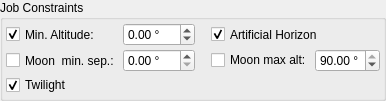
      <widget class="QGroupBox" name="contraintsGroup">
       <property name="sizePolicy">
        <sizepolicy hsizetype="Preferred" vsizetype="MinimumExpanding">
         <horstretch>0</horstretch>
         <verstretch>0</verstretch>
        </sizepolicy>
       </property>
       <property name="title">
        <string>Job Constraints</string>
       </property>
       <layout class="QGridLayout" name="gridLayout_3">
        <property name="leftMargin">
         <number>3</number>
        </property>
        <property name="topMargin">
         <number>3</number>
        </property>
        <property name="rightMargin">
         <number>3</number>
        </property>
        <property name="bottomMargin">
         <number>3</number>
        </property>
        <property name="spacing">
         <number>3</number>
        </property>
        <item row="0" column="0">
         <widget class="QCheckBox" name="schedulerAltitude">
          <property name="sizePolicy">
           <sizepolicy hsizetype="Preferred" vsizetype="Preferred">
            <horstretch>0</horstretch>
            <verstretch>0</verstretch>
           </sizepolicy>
          </property>
          <property name="toolTip">
           <string>The object's altitude must remain equal or higher than the given value.</string>
          </property>
          <property name="text">
           <string>Min. Altitude: </string>
          </property>
          <property name="checked">
           <bool>true</bool>
          </property>
          <attribute name="buttonGroup">
           <string notr="true">constraintButtonGroup</string>
          </attribute>
         </widget>
        </item>
        <item row="0" column="1">
         <widget class="QDoubleSpinBox" name="schedulerAltitudeValue">
          <property name="sizePolicy">
           <sizepolicy hsizetype="Preferred" vsizetype="Preferred">
            <horstretch>0</horstretch>
            <verstretch>0</verstretch>
           </sizepolicy>
          </property>
          <property name="suffix">
           <string> °</string>
          </property>
          <property name="minimum">
           <double>-15.000000000000000</double>
          </property>
          <property name="maximum">
           <double>89.900000000000006</double>
          </property>
         </widget>
        </item>
        <item row="0" column="3" colspan="2">
         <widget class="QCheckBox" name="schedulerHorizon">
          <property name="sizePolicy">
           <sizepolicy hsizetype="Preferred" vsizetype="Preferred">
            <horstretch>0</horstretch>
            <verstretch>0</verstretch>
           </sizepolicy>
          </property>
          <property name="toolTip">
           <string>&lt;html&gt;&lt;body&gt;&lt;p&gt;The artificial horizon restriction constrains the altitude of the target to be above the artificial horizon, if any are defined and enabled. See the artificial horizon item in the KStars Settings menu.&lt;/p&gt;&lt;/body&gt;&lt;/html&gt;</string>
          </property>
          <property name="text">
           <string>Artificial Horizon</string>
          </property>
          <property name="checked">
           <bool>true</bool>
          </property>
          <attribute name="buttonGroup">
           <string notr="true">constraintButtonGroup</string>
          </attribute>
         </widget>
        </item>
        <item row="1" column="0">
         <widget class="QCheckBox" name="schedulerMoonSeparation">
          <property name="sizePolicy">
           <sizepolicy hsizetype="Preferred" vsizetype="Preferred">
            <horstretch>0</horstretch>
            <verstretch>0</verstretch>
           </sizepolicy>
          </property>
          <property name="toolTip">
           <string>&lt;html&gt;&lt;head/&gt;&lt;body&gt;&lt;p&gt;The target must be at least this far from the moon.&lt;/p&gt;&lt;/body&gt;&lt;/html&gt;</string>
          </property>
          <property name="text">
           <string>Moon  min. sep.:</string>
          </property>
          <attribute name="buttonGroup">
           <string notr="true">constraintButtonGroup</string>
          </attribute>
         </widget>
        </item>
        <item row="1" column="1">
         <widget class="QDoubleSpinBox" name="schedulerMoonSeparationValue">
          <property name="sizePolicy">
           <sizepolicy hsizetype="Preferred" vsizetype="Preferred">
            <horstretch>0</horstretch>
            <verstretch>0</verstretch>
           </sizepolicy>
          </property>
          <property name="toolTip">
           <string>&lt;html&gt;&lt;head/&gt;&lt;body&gt;&lt;p&gt;The target must be at least this far from the moon.&lt;/p&gt;&lt;/body&gt;&lt;/html&gt;</string>
          </property>
          <property name="suffix">
           <string> °</string>
          </property>
          <property name="maximum">
           <double>180.000000000000000</double>
          </property>
          <property name="singleStep">
           <double>10.000000000000000</double>
          </property>
         </widget>
        </item>
        <item row="1" column="2">
         <spacer name="horizontalSpacer_5">
          <property name="orientation">
           <enum>Qt::Horizontal</enum>
          </property>
          <property name="sizeType">
           <enum>QSizePolicy::Fixed</enum>
          </property>
          <property name="sizeHint" stdset="0">
           <size>
            <width>13</width>
            <height>20</height>
           </size>
          </property>
         </spacer>
        </item>
        <item row="1" column="3">
         <widget class="QCheckBox" name="schedulerMoonAltitude">
          <property name="toolTip">
           <string>&lt;html&gt;&lt;head/&gt;&lt;body&gt;&lt;p&gt;The moon must be lower than this altitude.&lt;/p&gt;&lt;/body&gt;&lt;/html&gt;</string>
          </property>
          <property name="text">
           <string>Moon max alt:</string>
          </property>
         </widget>
        </item>
        <item row="1" column="4">
         <widget class="QDoubleSpinBox" name="schedulerMoonAltitudeMaxValue">
          <property name="toolTip">
           <string>&lt;html&gt;&lt;head/&gt;&lt;body&gt;&lt;p&gt;The moon must be lower than this altitude.&lt;/p&gt;&lt;/body&gt;&lt;/html&gt;</string>
          </property>
          <property name="suffix">
           <string> °</string>
          </property>
          <property name="decimals">
           <number>2</number>
          </property>
          <property name="maximum">
           <double>90.000000000000000</double>
          </property>
          <property name="value">
           <double>90.000000000000000</double>
          </property>
         </widget>
        </item>
        <item row="2" column="0">
         <widget class="QCheckBox" name="schedulerTwilight">
          <property name="sizePolicy">
           <sizepolicy hsizetype="Preferred" vsizetype="Preferred">
            <horstretch>0</horstretch>
            <verstretch>0</verstretch>
           </sizepolicy>
          </property>
          <property name="toolTip">
           <string>&lt;html&gt;&lt;body&gt;&lt;p&gt;The twilight restriction constrains jobs to execute in astronomical darkness. Use the dusk and dawn offsets in the Ekos Scheduler options to adjust the interval.&lt;/p&gt;&lt;/body&gt;&lt;/html&gt;</string>
          </property>
          <property name="text">
           <string>Twilight</string>
          </property>
          <property name="checked">
           <bool>true</bool>
          </property>
          <attribute name="buttonGroup">
           <string notr="true">constraintButtonGroup</string>
          </attribute>
         </widget>
        </item>
        <item row="2" column="1">
         <widget class="QLabel" name="nightTime">
          <property name="toolTip">
           <string>&lt;html&gt;&lt;head/&gt;&lt;body&gt;&lt;p&gt;Astronomical dawn and dusk for the Scheduler job currently selected, or for today if no job is selected.&lt;/p&gt;&lt;p&gt;- The first value is &lt;span style=&quot; font-weight:600;&quot;&gt;dusk&lt;/span&gt;, specifically the next local time the Sun sets below an altitude of -18° after the job starts.&lt;/p&gt;&lt;p&gt;- The second value is &lt;span style=&quot; font-weight:600;&quot;&gt;dawn&lt;/span&gt;, specifically the next local time the Sun rises higher than an altitude of -18° after the job starts.&lt;/p&gt;&lt;p&gt;A warning symbol indicates the Sun will not travel below the astronomical dusk boundary after the job starts, and that dawn and dusk times are calculated from its minimal altitude. In that situation, the Twilight restriction prevents job execution unless the Ekos Dawn Offset and Dusk Offset options are configured appropriately.&lt;/p&gt;&lt;p&gt;Note that the Ekos Pre-Dawn Offset option virtually advances dawn by a default of 30 minutes and will thus prevent a job from starting just before that moment.&lt;/p&gt;&lt;/body&gt;&lt;/html&gt;</string>
          </property>
          <property name="text">
           <string/>
          </property>
          <property name="alignment">
           <set>Qt::AlignCenter</set>
          </property>
         </widget>
        </item>
        <item row="2" column="3" colspan="2">
         <widget class="QLabel" name="weatherLabel">
          <property name="text">
           <string/>
          </property>
          <property name="alignment">
           <set>Qt::AlignCenter</set>
          </property>
         </widget>
        </item>
       </layout>
      </widget>
